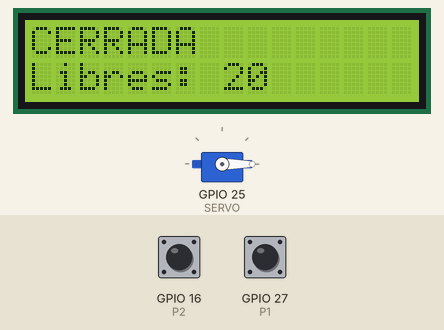
This sketch was run on a simulated ESP32. Parts: servo, 16×2 character LCD. The inputs (shaded band) are chosen by the test bench; at power-on: GPIO 16 (P2) HIGH, GPIO 27 (P1) HIGH.

Above: at 3.2 s.
3.3 s: GPIO 16 (P2) pulled LOW for 0.15 s
At 4.7 s:
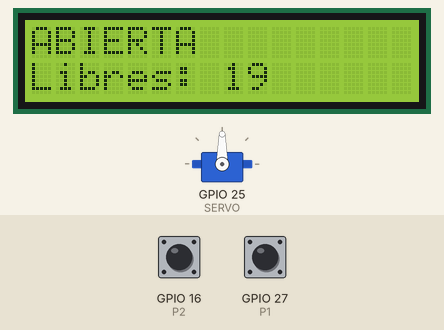
6.4 s: GPIO 27 (P1) pulled LOW for 0.15 s
At 7.1 s:
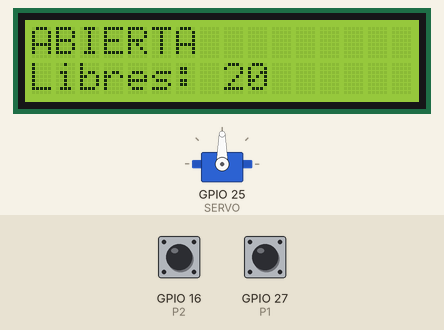
9.5 s: GPIO 16 (P2) pulled LOW for 1 s
At 13.0 s:
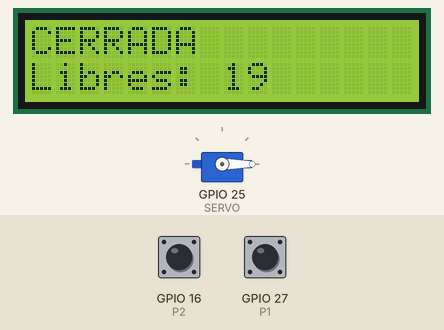
13.5 s: GPIO 27 (P1) pulled LOW for 1 s
At 14.9 s:
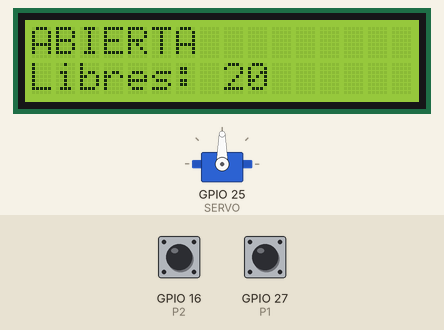
Timing chart, 0 to 18.0 s (numbered marks = the images above; inputs shaded):
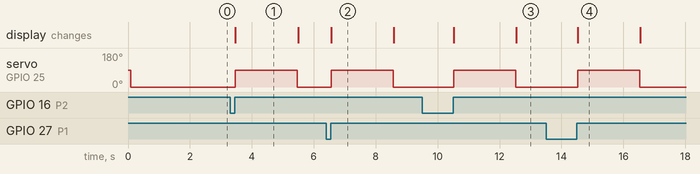

The sketch:

S04_barrera_parking.ino
```cpp
// Titulo: S04_barrera_parking
// Autor: Gabriel Bravo Eguren T31A

#include <ESP32Servo.h>
#include <LiquidCrystal_PCF8574.h>

#define P1 27
#define P2 16

#define SERVO 25

//Objeto Reloj (Gabriel Bravo Clock)
struct GBClock
{
public:

  void start()
  {
    startTime = millis();
    running = true;
  }

  unsigned long stop()
  {
    running = false;
    return millis() - startTime;
  }

  unsigned long restart()
  {
    unsigned long elapsed = stop();
    start();
    return elapsed;
  }

  bool check(unsigned long mark)
  {
    if (!running) return false;

    return millis() - startTime >= mark;
  }

  unsigned long elapsed()
  {
    if(running) return millis() - startTime;
    else return 0;
  }

  bool started()
  {
    return running;
  }

private:

  unsigned long startTime = 0;
  bool running = false;
};

Servo servo;
LiquidCrystal_PCF8574 lcd(0x3F);

GBClock clockP1;
GBClock clockP2;

int plazas = 0;

bool p1Pressed = false;
bool p2Pressed = false;

void mensaje(String texto)
{
  lcd.clear();
  lcd.setCursor(0, 0);
  lcd.print(texto);
  lcd.setCursor(0, 1);
  lcd.printf("Libres: %d", 20 - plazas);
}

void setup()
{
  ESP32PWM::allocateTimer(0);
  servo.setPeriodHertz(50);
  servo.attach(SERVO, 600, 2400);

  lcd.begin(16, 2);
  lcd.setBacklight(255);

  pinMode(P1, INPUT_PULLUP);
  pinMode(P2, INPUT_PULLUP);

  mensaje("CERRADA");
  servo.write(0);
  delay(2000);

  Serial.begin(9600);
}

void loop()
{
  if(!digitalRead(P1)) p1Pressed = true;
  if(!digitalRead(P2)) p2Pressed = true;

  if(digitalRead(P1) && p1Pressed)
  {
    p1Pressed = false;

    if(plazas > 0 && !clockP1.started())
    {
      plazas--;
      mensaje("ABIERTA");
      clockP1.start();
      servo.write(90);
    }
  }

  if(digitalRead(P2) && p2Pressed)
  {
    p2Pressed = false;

    if(plazas < 20 && !clockP2.started())
    {
      plazas++;
      mensaje("ABIERTA");
      clockP2.start();
      servo.write(90);
    }
  }

  if(clockP1.started() && clockP1.check(2000))
  {
    servo.write(0);
    mensaje("CERRADA");
    clockP1.stop();
  }

  if(clockP2.started() && clockP2.check(2000))
  {
    servo.write(0);
    mensaje("CERRADA");
    clockP2.stop();
  }
}
```

Measured:
- after the input at 3.3 s, servo on GPIO 25 (SERVO): 0° → 90° after 0.17 s, → 0° 2.0 s later; the display: changes after 0.17 s (image 1)
- after the input at 6.4 s, servo on GPIO 25 (SERVO): 0° → 90° after 0.17 s, → 0° 2.0 s later; the display: changes after 0.17 s (image 2)
- after the input at 9.5 s, servo on GPIO 25 (SERVO): 0° → 90° after 1.0 s, → 0° 2.0 s later; the display: first changes after 1.0 s (image 3 shows a later state)
- after the input at 13.5 s, servo on GPIO 25 (SERVO): 0° → 90° after 1.0 s, → 0° 2.0 s later; the display: changes after 1.0 s (image 4)
- what the display in image 1 shows lasts 2.0 s, from 3.5 s to 5.5 s
